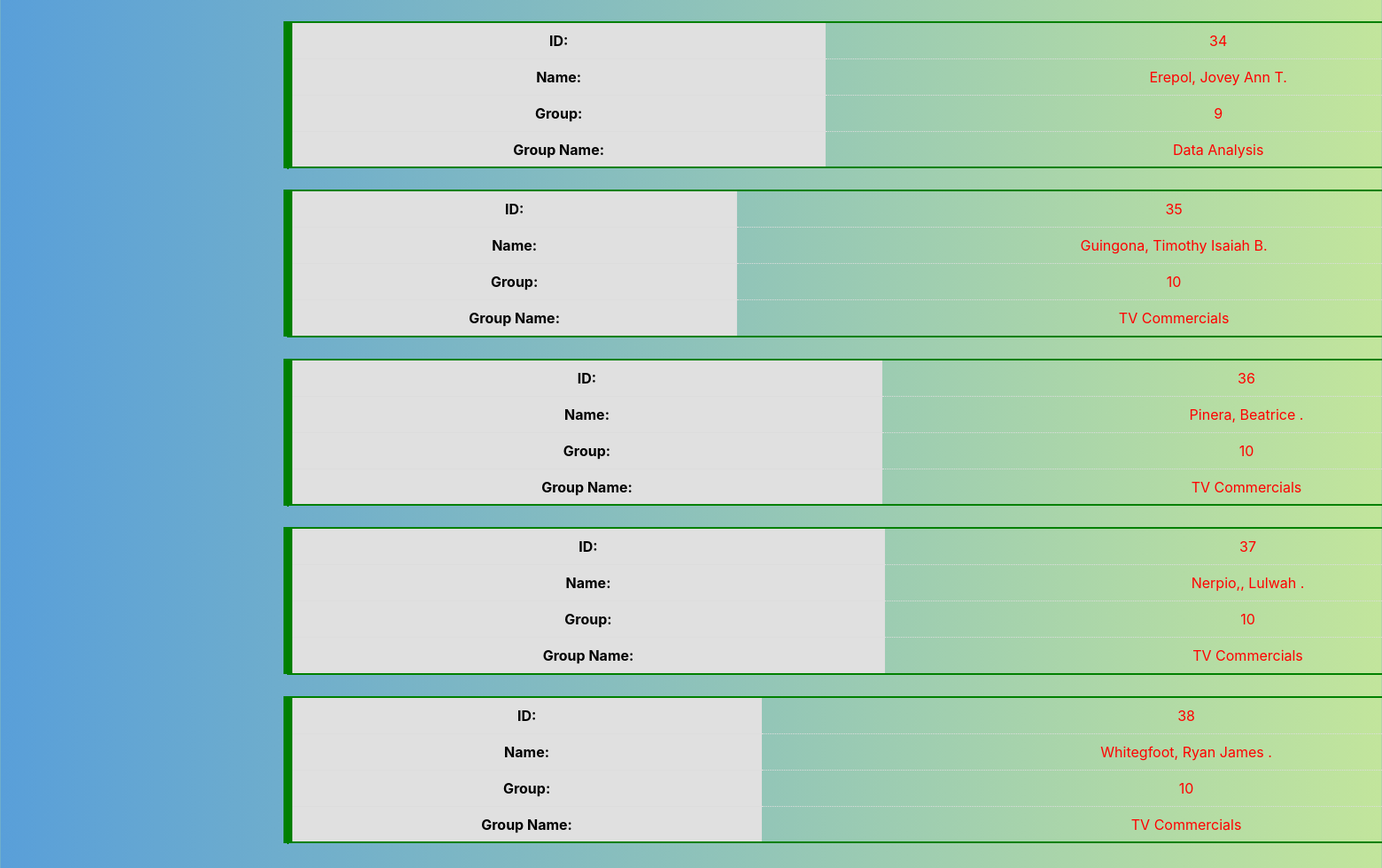
/user_students/ (signed in, lower part), run on an earlier commit of the app's database.
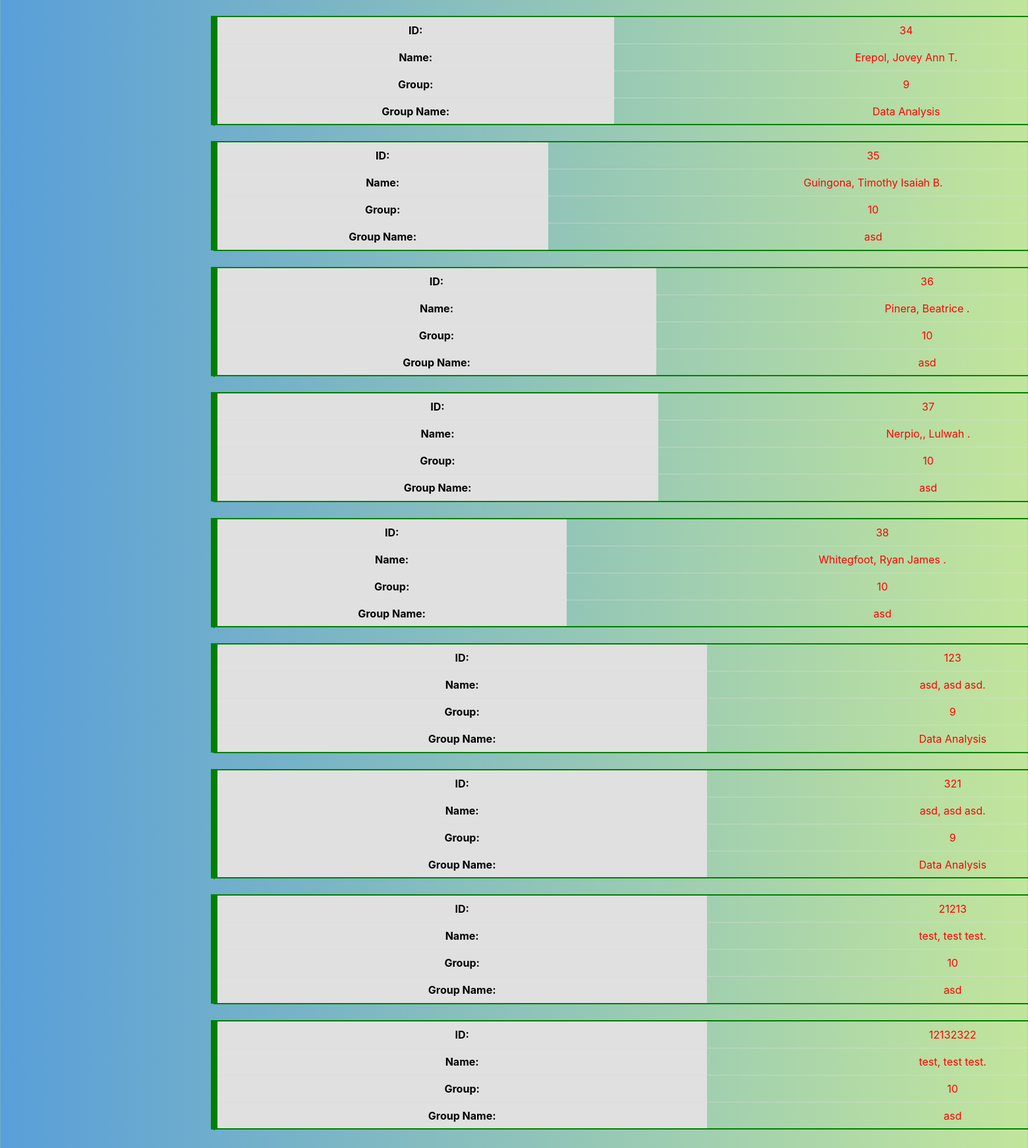
And on a later commit of the database.
### website/models.py (models this page shows)
class Student(db.Model):
    stud_no    = db.Column(db.Integer, primary_key=True)
    last_name  = db.Column(db.String(150), nullable=False)
    first_name = db.Column(db.String(150), nullable=False)
    middle_in  = db.Column(db.String(10))
    group_id   = db.Column(db.Integer, db.ForeignKey('group.id'))

class Group(db.Model):
    id            = db.Column(db.Integer, primary_key=True)
    name          = db.Column(db.String(150), nullable=False)
    project_title = db.Column(db.String(150), nullable=False)
    program       = db.Column(db.String(150), nullable=False)
    members       = db.relationship('Student', backref='group', uselist=True)
    defenses      = db.relationship('Defense', backref='group', uselist=True)

### website/user.py (the view)
@user.route("/user_students/")
@login_required
def user_students():
    return render_template('students_u.html', user=current_user, students=Student.query.all())

### website/__init__.py (called while the page is built)
def create_app():
    app = Flask(__name__)
    app.config['SECRET_KEY'] = 'hjshjhdjah kjshkjdhjs'
    app.config['SQLALCHEMY_DATABASE_URI'] = f'sqlite:///{DB_NAME}'
    db.init_app(app)
    from .admin import admin
    from .auth import auth
    from .user import user
    app.register_blueprint(auth, url_prefix='/')
    app.register_blueprint(admin, url_prefix='/')
    app.register_blueprint(user, url_prefix='/')
    from .models import Panelist, Master
    create_database(app)
    login_manager = LoginManager()
    login_manager.login_view = 'auth.login'
    login_manager.init_app(app)
    @login_manager.user_loader
    def load_user(username):
        if username == 'admin':
            return Master.query.filter_by(username=username).first()
        return Panelist.query.filter_by(username=username).first()
    return app

### website/templates/user/students_u.html (shortened to what this page needs)
{% extends "base_user.html" %}
{% block content %}
	<head>
        <link rel='stylesheet' href="{{ url_for('static', filename ='admin/menu_sheet.css') }}">
	</head>
    <div class='display_grid'>
        {% if students %}
            {% for student in students %}
                <div class='div1'>
					<table>
						<th>ID:</th>
						<td>{{ student.stud_no }}</td>
						<tr>
						<th>Name:</th>
						<td>{{ student.last_name }}, {{ student.first_name }} {{ student.middle_in }}.</td>
						<tr>
						<th>Group:</th>
						<td>{{ student.group_id }}</td>
						<tr>
						<th>Group Name:
						<td>{{ student.group.name }}</td>
					</table>
                    <br>
                </div>
            {% endfor %}
        {% endif %}
    </div>
{% endblock %}

### website/templates/user/base_user.html (shortened to what this page needs)
<html>
    <head>
        <link rel="stylesheet" href="https://stackpath.bootstrapcdn.com/bootstrap/4.3.1/css/bootstrap.min.css">
        <link rel='stylesheet' href="{{ url_for('static', filename ='user/user.css') }}">
    </head>
    <body>
        <div class="page-content p-5" id="content">
            {% block content %}
            {% endblock %}
        </div>
    </body>
</html>

### website/static/user/user.css (style rules this page uses)
body { color: blue; }
* { color: red; }
.page-content { width: calc(100% - 17rem); margin-left: 17rem; transition: all 0.4s; }
body { background: #599fd9; background: -webkit-linear-gradient(to right, #599fd9, #c2e59c); background: linear-gradient(to right, #599fd9, #c2e59c); min-height: 100vh; overflow-x: hidden; }
.display_grid { position: relative; margin-top: 100px; }

### website/static/user/menu_sheet.css (style rules this page uses)
body { background-color: gray; }
table { margin-left: auto; margin-right: auto; width: 1500px; border: 2px solid green; }
.div1 { grid-area: 2 / 1 / auto / 21; }

### website/templates/user/base_user.html (style rules this page uses)
table { width: 100%; }

What changed in the data, as far as the page shows it:
changed through a linked row, Student "Guingona": group.name "TV Commercials" → "asd"
changed through a linked row, Student "Pinera": group.name "TV Commercials" → "asd"
changed through a linked row, Student "Nerpio,": group.name "TV Commercials" → "asd"
changed through a linked row, Student "Whitegfoot": group.name "TV Commercials" → "asd"
added Student: stud_no "123", last_name "asd", first_name "asd", middle_in "asd", group_id "9", group.name "Data Analysis"
added Student: stud_no "321", last_name "asd", first_name "asd", middle_in "asd", group_id "9", group.name "Data Analysis"
added Student: stud_no "21213", last_name "test", first_name "test", middle_in "test", group_id "10", group.name "asd"
added Student: stud_no "12132322", last_name "test", first_name "test", middle_in "test", group_id "10", group.name "asd"
